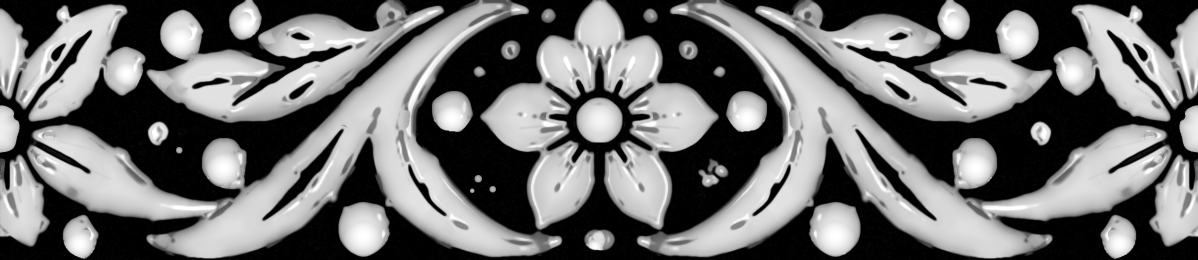
#> input picture legacy/maps/band_raster_src.png, 2396 x 520 px (shown at 1/2 size)
$ python stage56.py ../../maps/band_raster_src.png
#> lines starting #> are read from the running program, lines starting #| are printed output that depends on the picture; after the words box and inside, x2 and y2 are one past the last pixel; in counts of white or black regions, pixels touching at a corner belong together
"""stage56 (D18): make the crown (edge-to-top) profile width-proportional like the ref instead of fixed-px.
usage: CROPX=7 python3 tools/wip_v3/stage56.py [in.png] -> /tmp/band_v3_out/band_period_v56.png ; env ALPHA (default 1), WREF (px, default 40), R (local max radius, 70).
d = px inside the map silhouette (H>.3), lm = local max of d (local petal half-width, as cdiff.py). P(d) = median height vs d (monotone).
H' = H * P(d*(WREF/lm)^ALPHA) / P(d): a petal narrower than WREF reaches its crown earlier, a wider one later. Multiplicative, so veins/domes/grooves ride on top.
D19: narrow class (local half-width <40, blended over 10px) uses ALPHA_N=2 WREF_N=35 -> v58: narrow-petal profile RMSE .103->.063 lead -.074->-.025, corr(L,H) .557, R2 .329, ridge .946/.928, IoU/line unchanged.
CHAIN FOR v57/v58 (CROPX=7): ...stage54 -> stage56 -> stage55 RIB=0 KNEE=.70 COMP=.6 -> stage52 -> stage55 RIB=.22 COMP=1. Measured with cdiff.py (v56 -> v57): corr(L,H) .532->.558, R2 .308->.331, wide-petal profile RMSE .089->.066, narrow lead -.074->-.058; IoU/line/ridge unchanged.
Only the smooth ratio is applied (gaussian 1.5, clipped .6..1.6); H<=.3 (ground, slits) untouched."""
import sys, os, cv2, numpy as np
from scipy import ndimage as ndi
Z='/tmp/band_v3_out/'
ALPHA=float(os.environ.get('ALPHA',1)); WREF=float(os.environ.get('WREF',40)); R=int(os.environ.get('R',70)); RMAX=60
ALPHA_N=float(os.environ.get('ALPHA_N',2)); WREF_N=float(os.environ.get('WREF_N',35)); LSPLIT=float(os.environ.get('LSPLIT',40))  # narrow class (lm<LSPLIT, blended over 10px) gets its own ALPHA_N/WREF_N
inp=sys.argv[1] if len(sys.argv)>1 else Z+'c54.png'
H=(cv2.imread(inp,-1).astype(np.float32)/65535)[:520]
#> H: shape (520, 2396) float32; min 0, max 1, mean 0.435
h=H>0.3
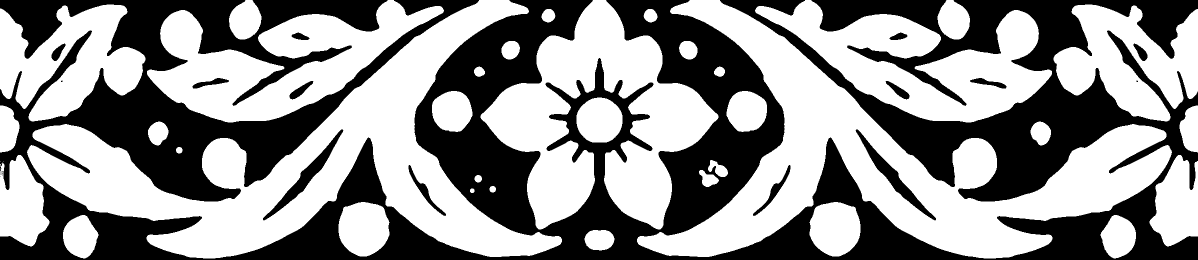
#> h: shape (520, 2396) bool (shown at 1/2 size); 56.7% white; 21 black regions (8 under 20 px), largest, box (x1, y1, x2, y2) and area: (0, 0, 2396, 520) 524908, (526, 259, 687, 441) 3845, (1711, 259, 1872, 441) 3845
d=cv2.distanceTransform(h.astype(np.uint8),cv2.DIST_L2,5)
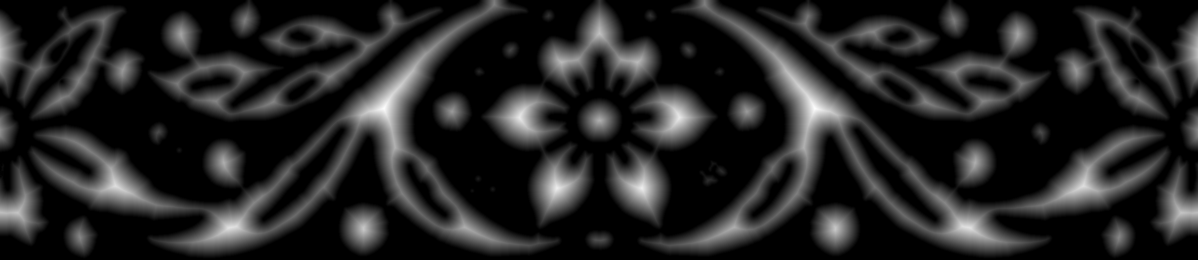
#> d: shape (520, 2396) float32 (shown at 1/2 size); min 0, max 64.31, mean 9.2; drawn with min black and max white
lm=np.maximum(cv2.dilate(d,cv2.getStructuringElement(cv2.MORPH_ELLIPSE,(2*R+1,2*R+1))),1)
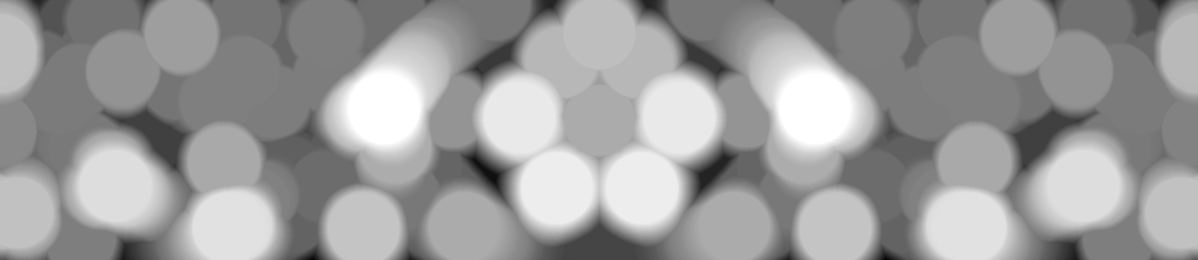
#> lm: shape (520, 2396) float32 (shown at 1/2 size); min 3.6, max 64.31, mean 41; drawn with min black and max white
prof=np.array([np.median(H[h&(d>k-0.5)&(d<=k+0.5)]) if k>0 else 0.3 for k in range(RMAX+1)]); prof=np.maximum.accumulate(prof)
#> after `prof = np.array([np.median(H[h & (d > k - 0.5) & (d <= k + 0.5)]) if k`: prof = 61 values, max 0.873 at index 60, min 0.3 at index 0, mean 0.802
#> after `prof = np.maximum.accumulate(prof)`: prof = 61 values from 0.3 to 0.873
print('profile P(d)',np.round(prof[::4],2))
#| profile P(d) [0.3  0.65 0.73 0.78 0.8  0.81 0.83 0.83 0.84 0.85 0.85 0.86 0.87 0.87
#|  0.87 0.87]
P=lambda x: np.interp(x,np.arange(RMAX+1),prof).astype(np.float32)
rt=lambda a,w: P(d*(w/lm)**a)/np.maximum(P(d),1e-3)
wn=np.clip((LSPLIT+5-lm)/10,0,1)
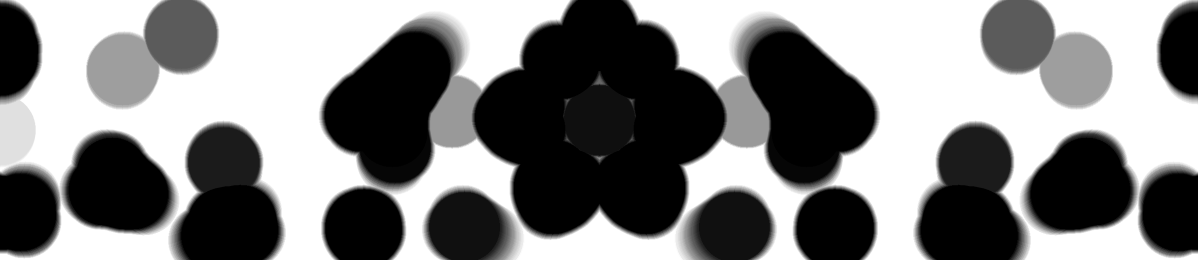
#> wn: shape (520, 2396) float32 (shown at 1/2 size); min 0, max 1, mean 0.513
ratio=np.where(h,wn*rt(ALPHA_N,WREF_N)+(1-wn)*rt(ALPHA,WREF),1).astype(np.float32)
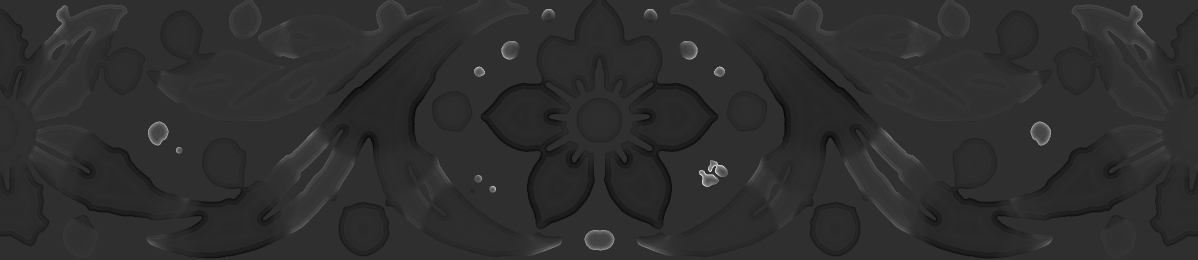
#> ratio: shape (520, 2396) float32 (shown at 1/2 size); min 0.819, max 1.78, mean 0.995; drawn with min black and max white
ratio=np.clip(cv2.GaussianBlur(ratio,(0,0),1.5),0.6,1.6); ratio[~h]=1
#> after `ratio[~h] = 1`:
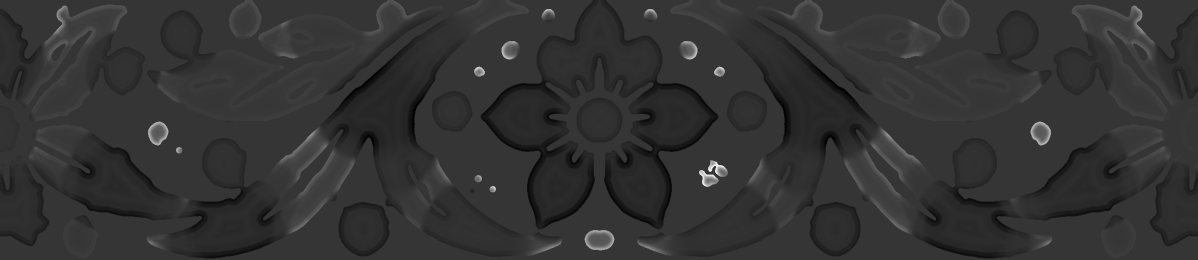
#> ratio: shape (520, 2396) float32 (shown at 1/2 size); min 0.879, max 1.46, mean 0.995; drawn with min black and max white
H2=np.where(h,np.clip(H*ratio,0.3001,1),H)
print('ALPHA %.2f WREF %.0f; px changed %d; ratio min %.2f max %.2f'%(ALPHA,WREF,int((np.abs(H2-H)>1e-4).sum()),ratio[h].min(),ratio[h].max()))
#| ALPHA 1.00 WREF 40; px changed 704295; ratio min 0.88 max 1.46
cv2.imwrite(Z+'band_period_v56.png',np.round(H2*65535).astype(np.uint16)); print('wrote v56 (stage56)')
#| wrote v56 (stage56)

$ run again, on legacy/maps/band_period_v1.png
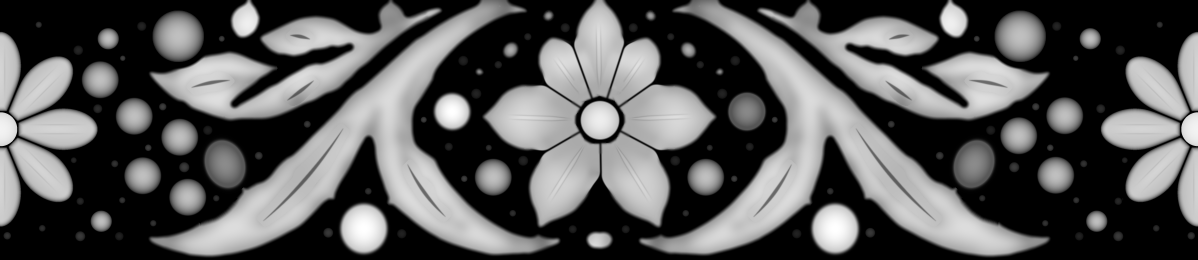
#> input picture legacy/maps/band_period_v1.png, 2396 x 520 px (shown at 1/2 size)
#> `h=H>0.3`:
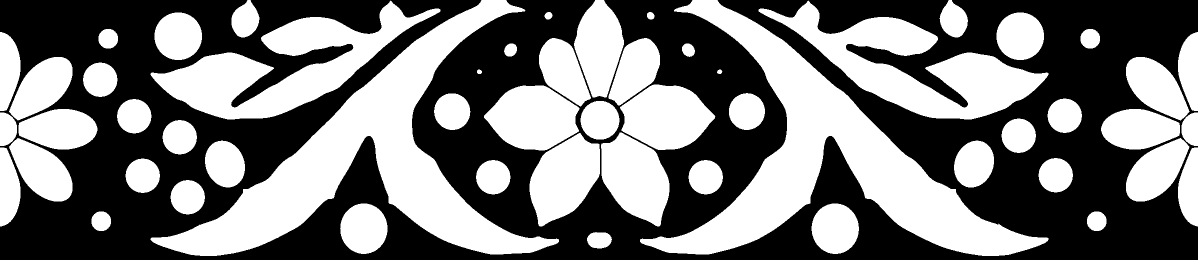
#> h: shape (520, 2396) bool (shown at 1/2 size); 47.4% white; 55 white regions, largest, box (x1, y1, x2, y2) and area: (301, 0, 1118, 512) 104067, (1280, 0, 2097, 512) 104034, (301, 1, 881, 239) 48650
#> prof = 61 values, max 0.808 at index 57, min 0.3 at index 0, mean 0.739
#> prof = 61 values from 0.3 to 0.808
#| profile P(d) [0.3  0.6  0.68 0.72 0.75 0.77 0.78 0.79 0.79 0.8  0.8  0.8  0.8  0.8
#|  0.8  0.81]
#> `ratio[~h] = 1`:
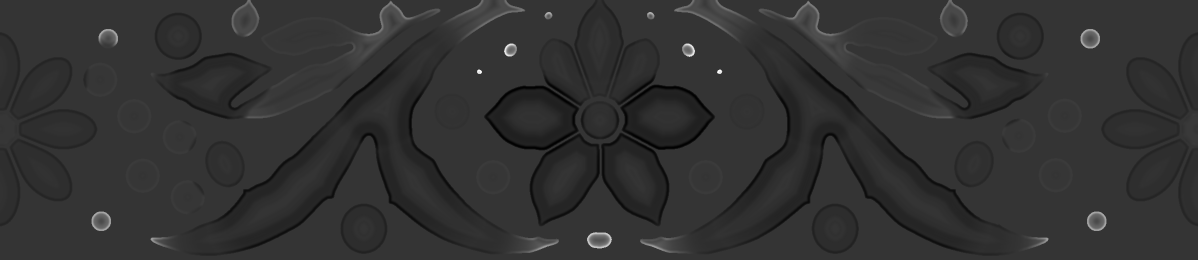
#> ratio: shape (520, 2396) float32 (shown at 1/2 size); min 0.845, max 1.6, mean 0.993; drawn with min black and max white
#| ALPHA 1.00 WREF 40; px changed 588428; ratio min 0.85 max 1.60
#| wrote v56 (stage56)
